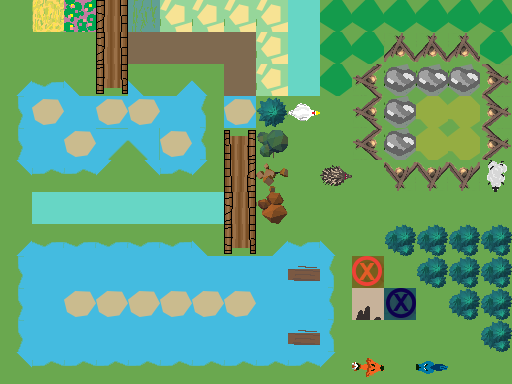

This is a level from a 2D game, rendered from its Tiled map with the project's own tilesets. A one-line summary and the complete map file follow:
An orthogonal 16x12 tile map with 32x32 px tiles, 3 tile layers (Ground, Obstacles, Objects), 1 hidden layer not drawn.

<map version="1.0" orientation="orthogonal" renderorder="right-down" width="16" height="12" tilewidth="32" tileheight="32" nextobjectid="6">
 <tileset firstgid="1" name="TilesetPlaceholder" tilewidth="32" tileheight="32" tilecount="240" columns="10">
  <image source="../Tileset.png" width="320" height="768" />
 </tileset>
 <layer name="Ground" width="16" height="12">
  <data encoding="csv">
1,2,3,4,7,8,8,8,8,10,1,1,1,1,1,1,
1,1,1,4,9,9,9,9,8,10,1,1,1,1,1,1,
31,2684354571,2684354591,14,2684354591,31,2684354591,9,8,10,1,1,1,1,1,1,
11,6,5,6,6,5,3221225483,6,1,1,1,1,1,1,1,1,
11,5,6,3221225493,1610612757,6,3221225483,3221225486,1,1,1,1,1,1,1,1,
1610612767,1610612747,1610612747,3221225503,1610612767,1610612747,3221225503,3221225476,1,1,1,1,1,1,1,1,
1,10,10,10,10,10,10,4,1,1,1,1,1,1,1,1,
31,2684354571,2684354571,2684354571,2684354571,2684354571,2684354591,14,31,2684354571,2684354591,1,1,1,1,1,
11,5,5,5,5,5,5,5,5,5,3221225483,1,1,1,1,1,
11,5,6,6,6,6,6,6,5,5,3221225483,1,1,1,1,1,
11,5,5,5,5,5,5,5,5,5,3221225483,1,1,1,1,1,
1610612767,1610612747,1610612747,1610612747,1610612747,1610612747,1610612747,1610612747,1610612747,1610612747,3221225503,1,1,1,1,1
</data>
 </layer>
 <layer name="Obstacles" width="16" height="12">
  <data encoding="csv">
0,0,0,0,0,0,0,0,0,0,52,52,52,52,52,52,
0,0,0,0,0,0,0,0,0,0,52,52,41,41,41,52,
0,0,0,0,0,0,0,0,0,0,52,1610612777,43,43,43,2684354601,
0,0,0,0,0,0,0,0,53,0,0,1610612777,43,44,44,2684354601,
0,0,0,0,0,0,0,0,54,0,0,1610612777,43,44,44,2684354601,
0,0,0,0,0,0,0,0,55,0,0,0,3221225513,3221225513,3221225513,0,
0,0,0,0,0,0,0,0,56,0,0,0,0,0,0,0,
0,0,0,0,0,0,0,0,0,0,0,0,42,42,42,42,
0,0,0,0,0,0,0,0,0,45,0,0,0,42,42,42,
0,0,0,0,0,0,0,0,0,0,0,81,0,0,42,42,
0,0,0,0,0,0,0,0,0,45,0,0,0,0,0,42,
0,0,0,0,0,0,0,0,0,0,0,0,0,0,0,0
</data>
 </layer>
 <layer name="Objects" width="16" height="12">
  <data encoding="csv">
0,0,0,0,0,0,0,0,0,0,0,0,0,0,0,0,
0,0,0,0,0,0,0,0,0,0,0,0,0,0,0,0,
0,0,0,0,0,0,0,0,0,0,0,0,0,0,0,0,
0,0,0,0,0,0,0,0,0,2684354745,0,0,0,0,0,0,
0,0,0,0,0,0,0,0,0,0,0,0,0,0,0,0,
0,0,0,0,0,0,0,0,0,0,2684354701,0,0,0,0,3221225658,
0,0,0,0,0,0,0,0,0,0,0,0,0,0,0,0,
0,0,0,0,0,0,0,0,0,0,0,0,0,0,0,0,
0,0,0,0,0,0,0,0,0,0,0,181,0,0,0,0,
0,0,0,0,0,0,0,0,0,0,0,0,182,0,0,0,
0,0,0,0,0,0,0,0,0,0,0,0,0,0,0,0,
0,0,0,0,0,0,0,0,0,0,0,2684354751,0,1610612928,0,0
</data>
 </layer>
 <layer name="Solution" width="16" height="12" visible="0">
  <data encoding="csv">
0,0,0,0,0,0,0,0,0,0,0,0,0,0,0,0,
0,0,0,233,233,0,0,0,0,0,0,0,0,0,0,0,
0,0,0,0,0,0,0,0,0,0,0,0,0,0,0,0,
0,222,222,0,0,0,0,0,0,0,0,0,0,0,0,0,
0,222,0,0,0,0,0,0,0,0,0,0,0,0,0,0,
0,222,224,225,225,224,0,0,0,0,0,0,0,0,0,0,
0,0,0,232,0,0,0,0,0,0,0,0,0,0,0,0,
0,0,232,232,0,0,0,0,0,0,0,0,0,0,0,0,
0,0,0,0,0,0,0,0,0,0,0,0,0,0,0,0,
0,0,0,0,0,0,223,223,0,0,0,0,0,0,0,0,
0,0,0,0,0,0,0,0,0,0,0,0,0,0,0,0,
0,0,0,0,0,0,0,0,0,0,0,0,0,0,0,0
</data>
 </layer>
</map>
